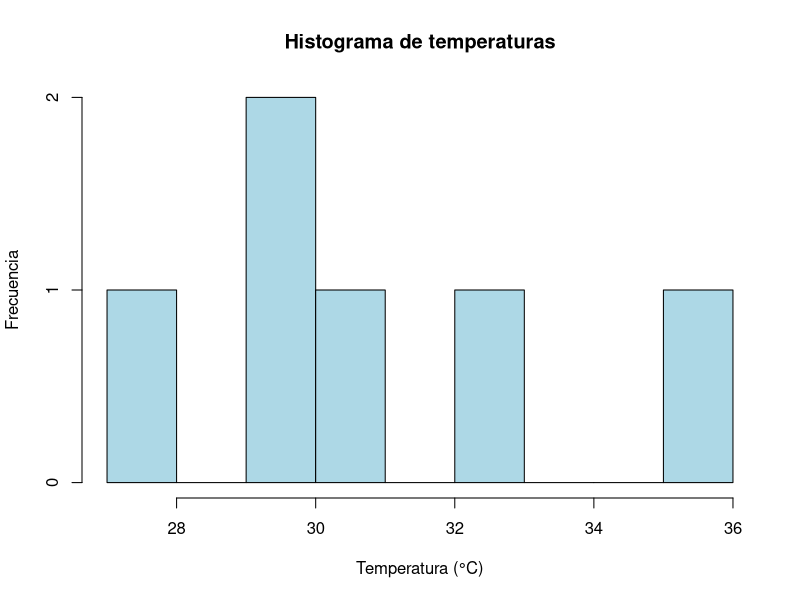
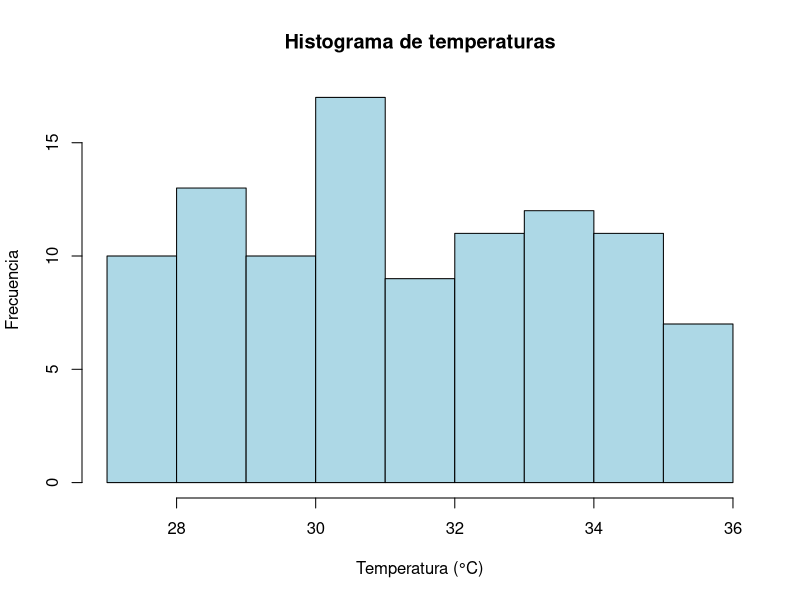

Source code (R) for these figures, in order:
temp <- c(29.8, 32.4, 35.3, 27.2, 29.3, 30.4)

hist(temp, 
     main = "Histograma de temperaturas",
     xlab = "Temperatura (°C)",
     ylab = "Frecuencia",
     col = "lightblue",
     border = "black",
     breaks = 9,
     xlim = c(27, 36))

temperaturas <- runif(100, min = 27, max = 36)
hist(temperaturas, 
     main = "Histograma de temperaturas",
     xlab = "Temperatura (°C)",
     ylab = "Frecuencia",
     col = "lightblue",
     border = "black",
     breaks = 9,
     xlim = c(27, 36))